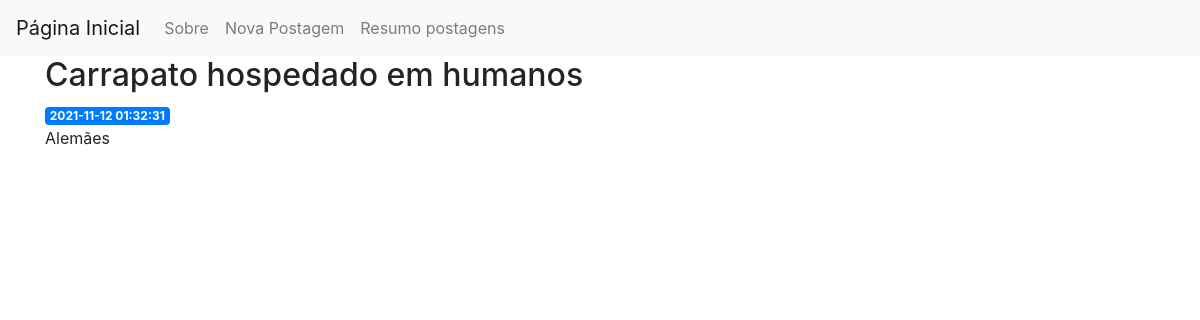
The page /1 on the database its author committed.
### tables this page shows
CREATE TABLE posts (
    id INTEGER PRIMARY KEY AUTOINCREMENT,
    created TIMESTAMP NOT NULL DEFAULT CURRENT_TIMESTAMP,
    title TEXT NOT NULL,
    content TEXT NOT NULL
);

### app.py (the view)
@app.route('/<int:post_id>')
def post(post_id):
    post = get_post(post_id)
    return render_template('post.html', post=post)

### app.py (called while the page is built)
def get_db_connection():
    conn = sqlite3.connect('database.db')
    conn.row_factory=sqlite3.Row
    return conn

def get_post(post_id):
    conn = get_db_connection()
    post = conn.execute('SELECT * FROM posts WHERE id = ?',(post_id,)).fetchone()
    conn.close()
    if post is None:
        abort(404)
    return post

### templates/post.html
{% extends 'base.html' %}
{% block content %}
    <h2>{% block title %} {{ post['title'] }} {% endblock %}</h2>
    <span class="badge badge-primary">{{ post['created'] }}</span>
    <p>{{ post['content'] }}</p>
{% endblock %}

### static/css/style.css (style rules this page uses)
body { background-image: url('C:/Users/eviei/Desktop/GIT_Exemplo/flask_blog_PI_UNIVESP/img/fundocontador.jpg'); }

### rows shown on the page
posts: title "Carrapato hospedado em humanos", created "2021-11-12 01:32:31", content "Alemães"
